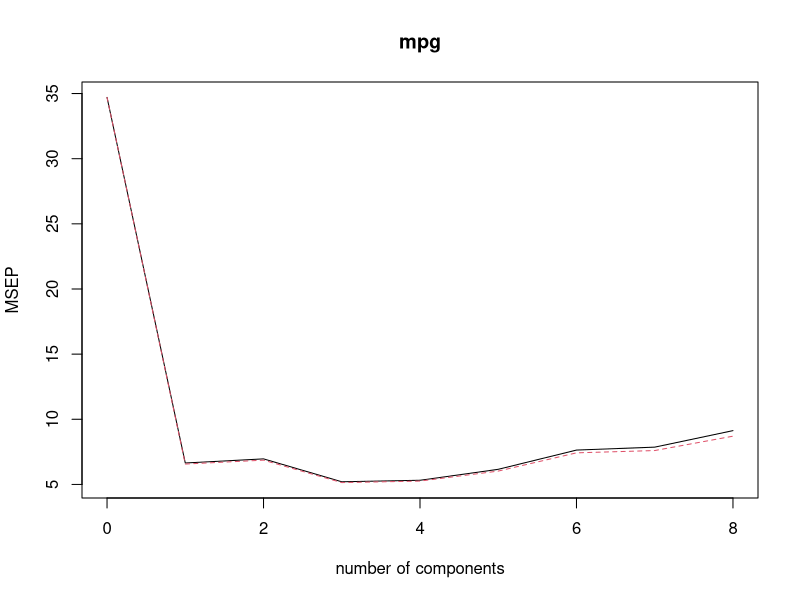
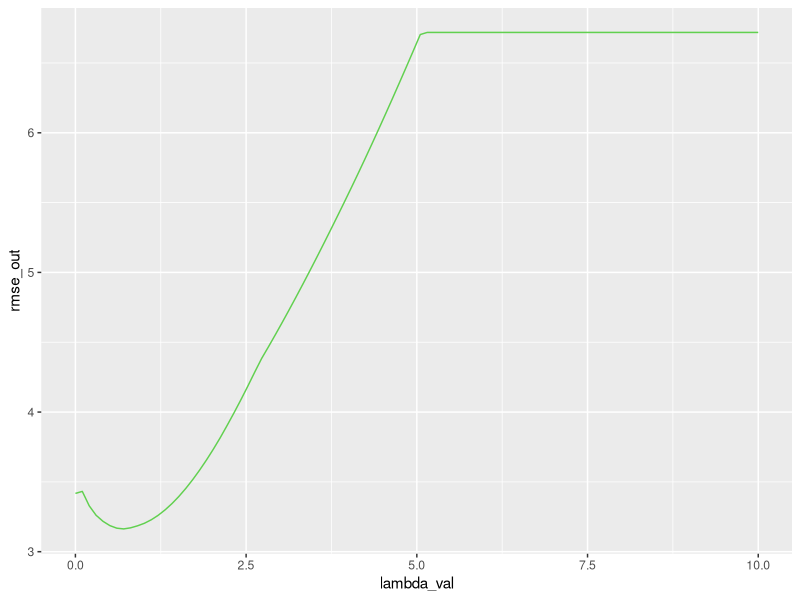

Reproduce these figures in R, in order.
#### This file is for an illustration of PCA with built-in dataset "mtcars"

library(ggplot2)
library(tidyr)
library(dplyr)
library(MLmetrics)
library(glmnet)

#### Install useful packages to visualize PCA
install.packages("pls")
library(pls)

#### We only consider the numeric variables in mtcars
new_mtcars <- mtcars[,c(-8,-9)]

#### We create training and test sets
set.seed(1000)
sample_size <- floor(0.75 * nrow(new_mtcars))

train_index <- sample(seq_len(nrow(new_mtcars)), size = sample_size)
mtcars_train <- new_mtcars[train_index,]
mtcars_test <- new_mtcars[-train_index,]

#### We perform PCA with mtcars on the training set
my_pca <- pcr(mpg~., data = mtcars_train, scale = TRUE, validation = "CV")  
#Scale = True is to standardize each predictor, which to make sure that the scale of variables will not have an effect on the output
#validation = "CV" means that we perform 10-fold cross-validation for each value of M, the number of principal components
summary(my_pca)

#### Plot the cross-validation errors
validationplot(my_pca, val.type = "MSEP")

#### We compute the root mean square error on the test data for the number of components 
### that give the lowest CV in the training data
mpg_predict <- predict(my_pca, mtcars_test, ncomp = 3)

RMSE(mpg_predict, mtcars_test$mpg)

#################################### Comparing to Linear model
my_lm <- lm(mpg~., data = mtcars_train)
lm_predict <- predict(my_lm, mtcars_test)

RMSE(lm_predict, mtcars_test$mpg)

#################################### Comparing to the Lasso

########### The Lasso
M = 100 # number of values of lambda
lambda_val <- seq(0,10, length = M) # sequence of values of lambda
rmse_out_val <- matrix(0, nrow = M, ncol = 1)

response_train_val <- mtcars_train$mpg
predictors_train_val <- model.matrix(mpg~.,mtcars_train)[,-1]
response_test_val <- mtcars_test$mpg
predictors_test_val <- model.matrix(mpg~.,mtcars_test)[,-1]
  
for (j in 1:M)
{
    my_lasso <- glmnet(predictors_train_val, response_train_val, alpha = 1, lambda = lambda_val[j])
    my_lasso_pred <- predict(my_lasso, s = lambda_val[j], predictors_test_val)
    rmse_out_val[j,1] = RMSE(my_lasso_pred, response_test_val)
}

### Finding the best lambda and Plotting the RMSE for different lambda
lambda_best <- lambda_val[which.min(rmse_out_val)]  #### Finding the best lambda

new_rmse_out_val <- as.data.frame(rmse_out_val)
plot <- ggplot(data = new_rmse_out_val, aes(x = lambda_val))
plot <- plot + geom_line( aes_string( y = new_rmse_out_val[,1]), col = 3)
plot + ylab('rmse_out')

### Compute RMSE at the best lambda
my_best_lasso <- glmnet(predictors_test_val,response_test_val, alpha = 1, lambda = lambda_best)
coef(my_best_lasso)

mpg_lasso_predict <- predict(my_best_lasso, s = lambda_best, predictors_test_val)

RMSE(mpg_lasso_predict, response_test_val)
